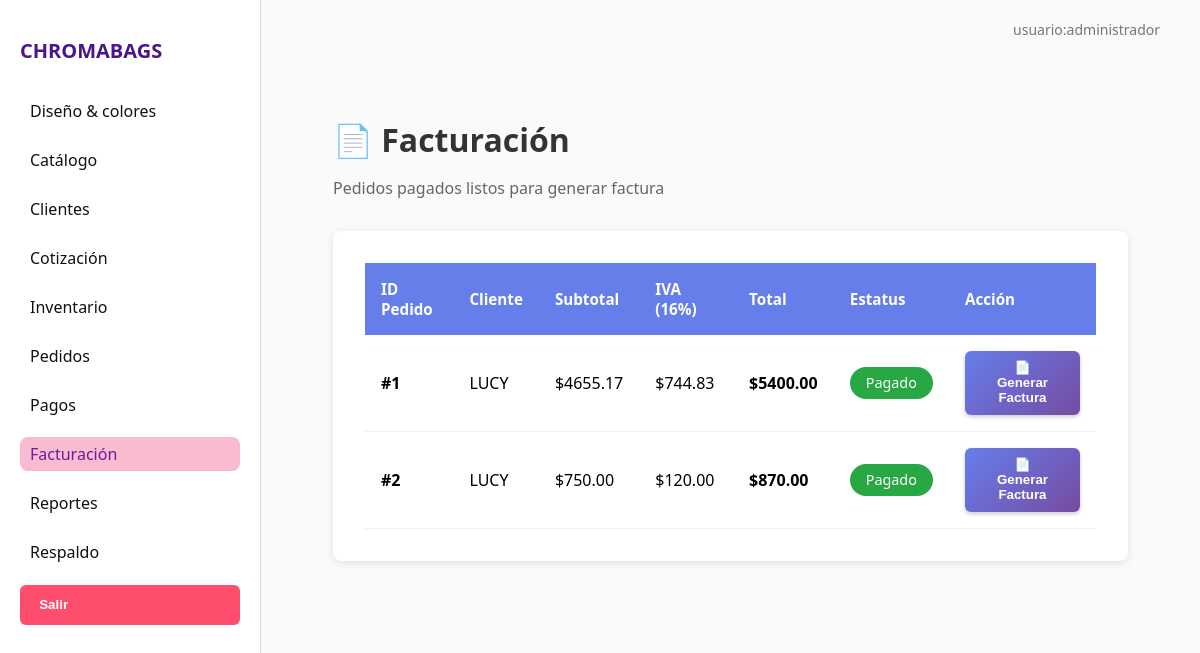
The page /facturacion on the database as committed earlier.
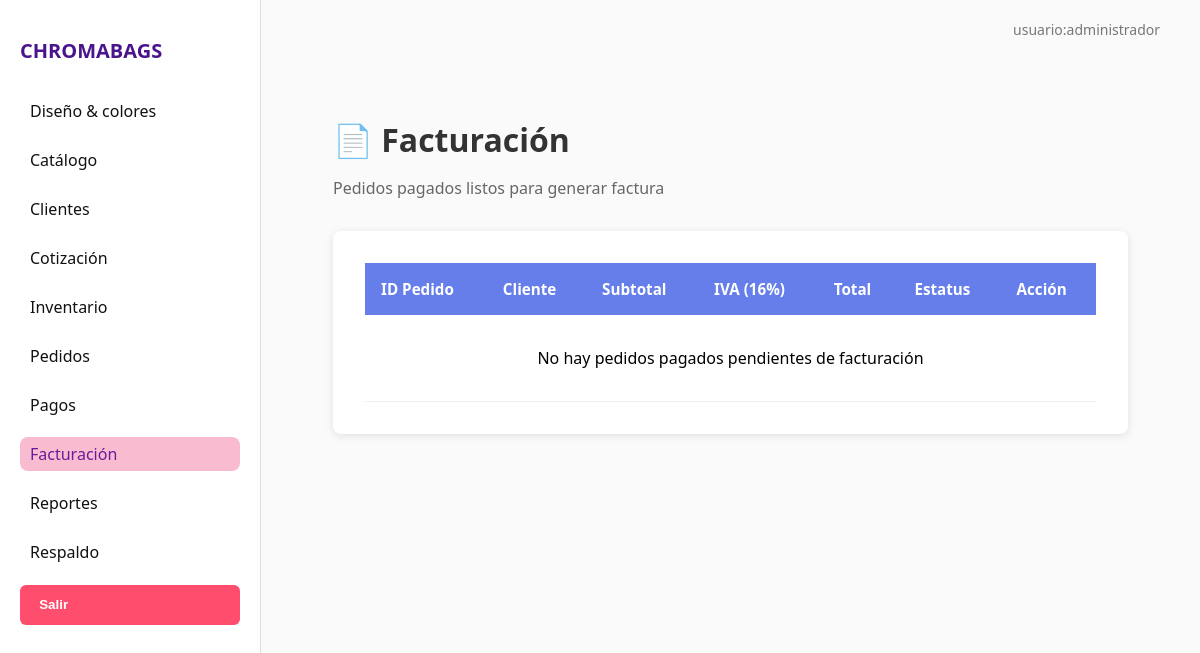
The same page on the database as committed later.
### tables this page shows
CREATE TABLE pedidos (
    id_pedido INTEGER PRIMARY KEY AUTOINCREMENT,
    id_cliente INTEGER,
    fecha_pedido TEXT DEFAULT (datetime('now')),
    fecha_entrega TEXT,
    estado TEXT DEFAULT 'pendiente',
    total REAL,
    FOREIGN KEY (id_cliente) REFERENCES clientes(id_cliente)
);

CREATE TABLE clientes (
    id_cliente INTEGER PRIMARY KEY AUTOINCREMENT,
    nombre_cliente TEXT NOT NULL,
    telefono TEXT,
    correo TEXT,
    direccion TEXT,
    tipo_cliente TEXT DEFAULT 'PRIMERIZO',
    fecha_registro TEXT DEFAULT (datetime('now'))
, rfc TEXT, razon_social TEXT, uso_cfdi TEXT, regimen_fiscal TEXT, correo_facturacion TEXT);

### app.py (the view)
@app.route('/facturacion')
def facturacion():
    conn = get_connection()
    pedidos_pagados = []
    if conn:
        cur = conn.cursor()
        cur.execute("""
            SELECT
                p.id_pedido,
                c.nombre_cliente,
                p.total,
                p.estado,
                p.fecha_pedido
            FROM pedidos p
            JOIN clientes c ON p.id_cliente = c.id_cliente
            WHERE p.estado IN ('finalizado', 'entregado')
        """)
        pedidos = cur.fetchall()
        for pedido in pedidos:
            id_pedido = pedido[0]
            total_pedido = pedido[2]
            cur.execute("""
                SELECT COALESCE(SUM(monto), 0)
                FROM pagos
                WHERE id_pedido = ?
            """, (id_pedido,))
            total_pagado = cur.fetchone()[0]
            if total_pagado >= total_pedido:
                pedidos_pagados.append({
                    'id_pedido': pedido[0],
                    'nombre_cliente': pedido[1],
                    'total': pedido[2],
                    'estado': pedido[3],
                    'fecha_pedido': pedido[4]
                })
        cur.close()
        conn.close()
    return render_template('facturacion.html', pedidos_pagados=pedidos_pagados)

### db_connection.py (called while the page is built)
def get_connection():
    try:
        db_path = os.path.join('database', 'ChromaBags.db')
        conn = sqlite3.connect(db_path)
        conn.row_factory = sqlite3.Row  # Para acceder a las columnas por nombre
        return conn
    except sqlite3.Error as e:
        print(f"Error al conectar con la base de datos: {e}")
        return None

### templates/facturacion.html (shortened to what this page needs)
{% extends "base.html" %}
{% block content %}
<div class="contenedor-principal">
  <h2 class="titulo-modulo">📄 Facturación</h2>
  <p class="subtitulo-modulo">Pedidos pagados listos para generar factura</p>
  <div class="factura-box">
    <table class="tabla-facturacion">
      <thead>
        <tr>
          <th>ID Pedido</th>
          <th>Cliente</th>
          <th>Subtotal</th>
          <th>IVA (16%)</th>
          <th>Total</th>
          <th>Estatus</th>
          <th>Acción</th>
        </tr>
      </thead>
      <tbody>
        {% for p in pedidos_pagados %}
        {% set subtotal = p['total'] / 1.16 %}
        {% set iva = p['total'] - subtotal %}
        <tr>
          <td><strong>#{{ p['id_pedido'] }}</strong></td>
          <td>{{ p['nombre_cliente'] }}</td>
          <td>${{ "%.2f"|format(subtotal) }}</td>
          <td>${{ "%.2f"|format(iva) }}</td>
          <td><strong>${{ "%.2f"|format(p['total']) }}</strong></td>
          <td><span class="estado-pagado">Pagado</span></td>
          <td>
            <form method="POST" action="{{ url_for('generar_factura', id_pedido=p['id_pedido']) }}" style="display: inline;">
              <button type="submit" class="btn-factura">
                📄 Generar Factura
              </button>
            </form>
          </td>
        </tr>
        {% endfor %}
        {% if pedidos_pagados|length == 0 %}
        <tr>
          <td colspan="7" style="text-align:center; padding: 2rem;">
            No hay pedidos pagados pendientes de facturación
          </td>
        </tr>
        {% endif %}
      </tbody>
    </table>
  </div>
</div>
{% endblock %}

Rows that differ between the two databases and show on the page:
removed pedidos: id_pedido "1", nombre_cliente "LUCY", subtotal "4655.17", iva "744.83", total "5400.00"
removed pedidos: id_pedido "2", nombre_cliente "LUCY", subtotal "750.00", iva "120.00", total "870.00"
Other text that changed with them:
text now shown: "No hay pedidos pagados pendientes de facturación"
